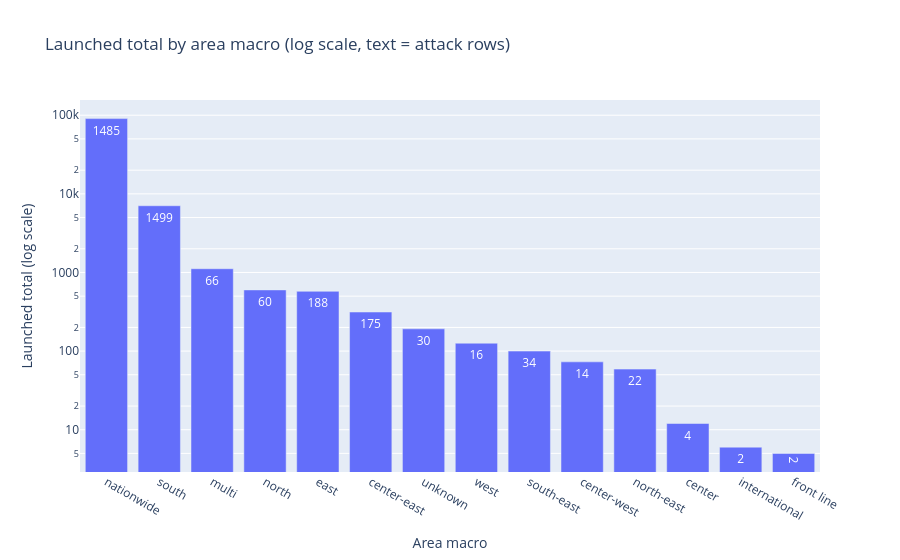

This figure's notebook cell:
### Code cell
area_macro_log = area_macro_summary.query("launched_total > 0").copy()

fig = px.bar(
    area_macro_log,
    x="area_macro",
    y="launched_total",
    text="attack_rows",
    title="Launched total by area macro (log scale, text = attack rows)"
)
fig.update_layout(xaxis_title="Area macro", yaxis_title="Launched total (log scale)")
fig.update_yaxes(type="log")
fig.show()

### Figure 1 — Plotly figure (JSON) as saved in the notebook; plotly's stock layout.template omitted (floating-point values rounded to 4 significant figures)
{"data": [{"hovertemplate": "area_macro=%{x}<br>launched_total=%{y}<br>attack_rows=%{text}<extra></extra>", "legendgroup": "", "marker": {"color": "#636efa", "pattern": {"shape": ""}}, "name": "", "orientation": "v", "showlegend": false, "text": [1485.0, 1499.0, 66.0, 60.0, 188.0, 175.0, 30.0, 16.0, 34.0, 14.0, 22.0, 4.0, 2.0, 2.0], "textposition": "auto", "type": "bar", "x": ["nationwide", "south", "multi", "north", "east", "center-east", "unknown", "west", "south-east", "center-west", "north-east", "center", "international", "front line"], "xaxis": "x", "y": [90590.0, 7057.0, 1116.0, 600.0, 576.0, 314.0, 192.0, 126.0, 100.0, 73.0, 59.0, 12.0, 6.0, 5.0], "yaxis": "y"}], "layout": {"barmode": "relative", "legend": {"tracegroupgap": 0}, "title": {"text": "Launched total by area macro (log scale, text = attack rows)"}, "xaxis": {"anchor": "y", "domain": [0, 1], "title": {"text": "Area macro"}}, "yaxis": {"anchor": "x", "domain": [0, 1], "title": {"text": "Launched total (log scale)"}, "type": "log"}}}
